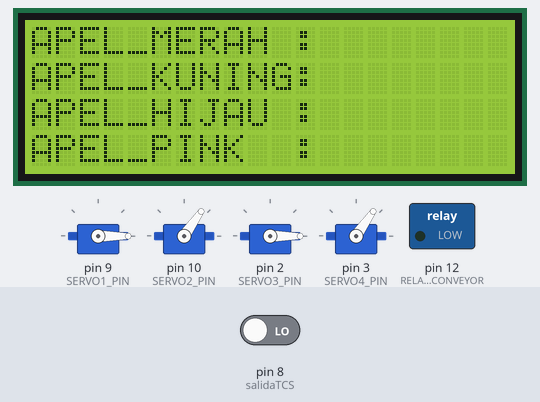
The sketch below on a simulated Arduino Uno, built with avr-gcc and run on an emulated ATmega328P. Parts: 4 × servo, 20×4 character LCD, switched loads named in the sketch (green lamp = pin HIGH). The inputs (shaded band) are chosen by the test bench; at power-on: pin 8 (salidaTCS) LOW. Pins used as bus, display or sensor lines are not drawn; what the sketch prints to the serial monitor is not drawn.

Above: at 0.2 s.
At 3.5 s:
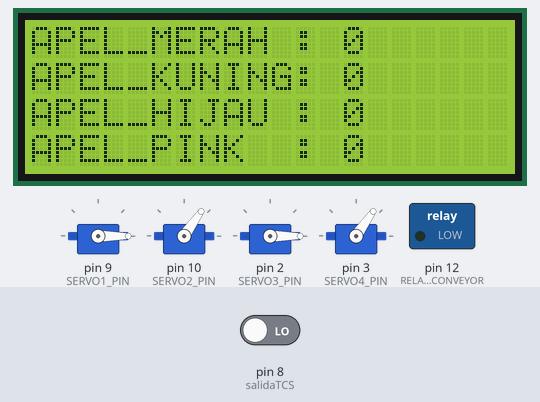

The sketch:

buah_sortir.ino
```cpp
#include <Wire.h>
#include <LiquidCrystal_I2C.h>
#include <Servo.h>

// Inisialisasi LCD I2C
LiquidCrystal_I2C lcd(0x27, 20, 4);

// Pin sensor warna TCS3200
#define S0 4
#define S1 5
#define S2 6
#define S3 7
#define salidaTCS 8

// Relay
#define RELAY_CONVEYOR 12

// Pin servo untuk tiap warna
#define SERVO1_PIN 9   // Merah
#define SERVO2_PIN 10  // Hijau
#define SERVO3_PIN 2   // Kuning
#define SERVO4_PIN 3   // Pink

// Objek servo
Servo servo1, servo2, servo3, servo4;

// Posisi servo
const int SERVO1_BUKA = 0, SERVO1_TUTUP = 63;
const int SERVO2_BUKA = 55,  SERVO2_TUTUP = 0;
const int SERVO3_BUKA = 0,  SERVO3_TUTUP = 76;
const int SERVO4_BUKA = 55,  SERVO4_TUTUP = 5;

// Counter
int countMerah = 0, countKuning = 0, countHijau = 0, countPink = 0;

void setup() {
  // Inisialisasi pin sensor warna
  pinMode(S0, OUTPUT); pinMode(S1, OUTPUT);
  pinMode(S2, OUTPUT); pinMode(S3, OUTPUT);
  pinMode(salidaTCS, INPUT);
  pinMode(RELAY_CONVEYOR, OUTPUT);

  digitalWrite(S0, HIGH);
  digitalWrite(S1, LOW);
  digitalWrite(RELAY_CONVEYOR, LOW); // Konveyor OFF saat awal

  // Serial
  Serial.begin(9600);

  // Servo
  servo1.attach(SERVO1_PIN);
  servo2.attach(SERVO2_PIN);
  servo3.attach(SERVO3_PIN);
  servo4.attach(SERVO4_PIN);

  servo1.write(SERVO1_BUKA);
  servo2.write(SERVO2_BUKA);
  servo3.write(SERVO3_BUKA);
  servo4.write(SERVO4_BUKA);

  // LCD
  lcd.init();
  lcd.backlight();
  lcd.clear();
  lcd.setCursor(0, 0); lcd.print("APEL_MERAH :");
  lcd.setCursor(0, 1); lcd.print("APEL_KUNING:");
  lcd.setCursor(0, 2); lcd.print("APEL_HIJAU :");
  lcd.setCursor(0, 3); lcd.print("APEL_PINK  :");
}

void bacaWarna(int &r, int &g, int &b) {
  digitalWrite(S2, LOW); digitalWrite(S3, LOW);
  r = pulseIn(salidaTCS, LOW);
  delay(100);

  digitalWrite(S2, HIGH); digitalWrite(S3, HIGH);
  g = pulseIn(salidaTCS, LOW);
  delay(100);

  digitalWrite(S2, LOW); digitalWrite(S3, HIGH);
  b = pulseIn(salidaTCS, LOW);
  delay(100);
}

void kontrolServo(String warna) {
  digitalWrite(RELAY_CONVEYOR, HIGH); // Matikan konveyor sebelum buka tutup

  if (warna == "MERAH") {
    servo1.write(SERVO1_TUTUP);
    delay(2000);
    servo1.write(SERVO1_BUKA);
  } else if (warna == "HIJAU") {
    servo2.write(SERVO2_TUTUP);
    delay(3000);
    servo2.write(SERVO2_BUKA);
  } else if (warna == "KUNING") {
    servo3.write(SERVO3_TUTUP);
    delay(3300);
    servo3.write(SERVO3_BUKA);
  } else if (warna == "PINK") {
    servo4.write(SERVO4_TUTUP);
    delay(2500);
    servo4.write(SERVO4_BUKA);
  }

  digitalWrite(RELAY_CONVEYOR, HIGH); // Konveyor nyala kembali setelah servo selesai
}

void loop() {
  int r, g, b;
  bacaWarna(r, g, b);

  Serial.print("R: "); Serial.print(r);
  Serial.print(" | G: "); Serial.print(g);
  Serial.print(" | B: "); Serial.println(b);

  bool warnaTerdeteksi = false;

  if (r > 800 && g > 1500 && b < 1800) {
    Serial.println("APEL MERAH");
    countMerah++;
    kontrolServo("MERAH");
    warnaTerdeteksi = true;
  }
  else if (r > 200 && g < 500 && b < 600) {
    Serial.println("APEL KUNING");
    countKuning++;
    kontrolServo("KUNING");
    warnaTerdeteksi = true;
  }
  else if (r > 500 && g < 850 && b < 1000) {
    Serial.println("APEL HIJAU");
    countHijau++;
    kontrolServo("HIJAU");
    warnaTerdeteksi = true;
  }
  else if (r > 250 && g > 700 && b < 700) {
    Serial.println("APEL PINK");
    countPink++;
    kontrolServo("PINK");
    warnaTerdeteksi = true;
  }

  if (!warnaTerdeteksi) {
    Serial.println("TIDAK DIKENALI");
    digitalWrite(RELAY_CONVEYOR, LOW); // Konveyor tetap OFF sampai warna dikenali
  }

  // Update LCD
  lcd.setCursor(13, 0); lcd.print(countMerah);
  lcd.setCursor(13, 1); lcd.print(countKuning);
  lcd.setCursor(13, 2); lcd.print(countHijau);
  lcd.setCursor(13, 3); lcd.print(countPink);

  delay(1000);
}
```
